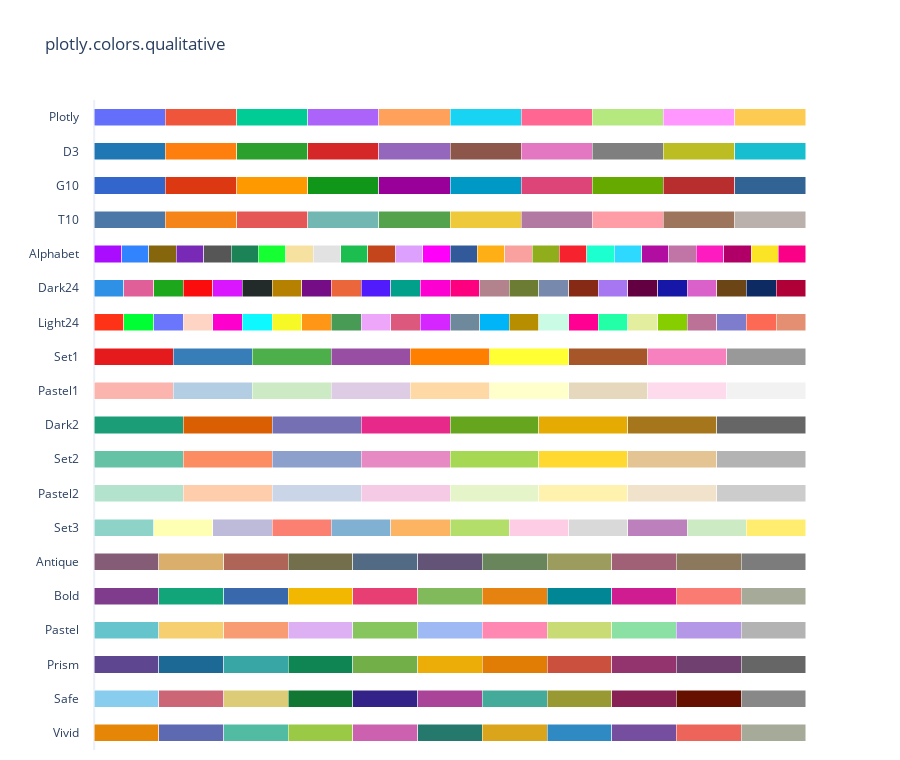

Source (notebook cell):
### Markdown cell above
### Plotly color swatches

### Code cell
import plotly.express as px

#fig = px.colors.sequential.swatches()
fig = px.colors.qualitative.swatches()
fig.show()

# color_discrete_sequence=px.colors.sequential.Plasma_r

### Figure 1 — Plotly figure (JSON) as saved in the notebook; plotly's stock layout.template omitted (floating-point values rounded to 4 significant figures)
{"data": [{"customdata": [0, 1, 2, 3, 4, 5, 6, 7, 8, 9, 10], "hovertemplate": "%{y}[%{customdata}] = %{marker.color}<extra></extra>", "marker": {"color": ["rgb(229, 134, 6)", "rgb(93, 105, 177)", "rgb(82, 188, 163)", "rgb(153, 201, 69)", "rgb(204, 97, 176)", "rgb(36, 121, 108)", "rgb(218, 165, 27)", "rgb(47, 138, 196)", "rgb(118, 78, 159)", "rgb(237, 100, 90)", "rgb(165, 170, 153)"]}, "orientation": "h", "type": "bar", "x": [1, 1, 1, 1, 1, 1, 1, 1, 1, 1, 1], "y": ["Vivid", "Vivid", "Vivid", "Vivid", "Vivid", "Vivid", "Vivid", "Vivid", "Vivid", "Vivid", "Vivid"]}, {"customdata": [0, 1, 2, 3, 4, 5, 6, 7, 8, 9, 10], "hovertemplate": "%{y}[%{customdata}] = %{marker.color}<extra></extra>", "marker": {"color": ["rgb(136, 204, 238)", "rgb(204, 102, 119)", "rgb(221, 204, 119)", "rgb(17, 119, 51)", "rgb(51, 34, 136)", "rgb(170, 68, 153)", "rgb(68, 170, 153)", "rgb(153, 153, 51)", "rgb(136, 34, 85)", "rgb(102, 17, 0)", "rgb(136, 136, 136)"]}, "orientation": "h", "type": "bar", "x": [1, 1, 1, 1, 1, 1, 1, 1, 1, 1, 1], "y": ["Safe", "Safe", "Safe", "Safe", "Safe", "Safe", "Safe", "Safe", "Safe", "Safe", "Safe"]}, {"customdata": [0, 1, 2, 3, 4, 5, 6, 7, 8, 9, 10], "hovertemplate": "%{y}[%{customdata}] = %{marker.color}<extra></extra>", "marker": {"color": ["rgb(95, 70, 144)", "rgb(29, 105, 150)", "rgb(56, 166, 165)", "rgb(15, 133, 84)", "rgb(115, 175, 72)", "rgb(237, 173, 8)", "rgb(225, 124, 5)", "rgb(204, 80, 62)", "rgb(148, 52, 110)", "rgb(111, 64, 112)", "rgb(102, 102, 102)"]}, "orientation": "h", "type": "bar", "x": [1, 1, 1, 1, 1, 1, 1, 1, 1, 1, 1], "y": ["Prism", "Prism", "Prism", "Prism", "Prism", "Prism", "Prism", "Prism", "Prism", "Prism", "Prism"]}, {"customdata": [0, 1, 2, 3, 4, 5, 6, 7, 8, 9, 10], "hovertemplate": "%{y}[%{customdata}] = %{marker.color}<extra></extra>", "marker": {"color": ["rgb(102, 197, 204)", "rgb(246, 207, 113)", "rgb(248, 156, 116)", "rgb(220, 176, 242)", "rgb(135, 197, 95)", "rgb(158, 185, 243)", "rgb(254, 136, 177)", "rgb(201, 219, 116)", "rgb(139, 224, 164)", "rgb(180, 151, 231)", "rgb(179, 179, 179)"]}, "orientation": "h", "type": "bar", "x": [1, 1, 1, 1, 1, 1, 1, 1, 1, 1, 1], "y": ["Pastel", "Pastel", "Pastel", "Pastel", "Pastel", "Pastel", "Pastel", "Pastel", "Pastel", "Pastel", "Pastel"]}, {"customdata": [0, 1, 2, 3, 4, 5, 6, 7, 8, 9, 10], "hovertemplate": "%{y}[%{customdata}] = %{marker.color}<extra></extra>", "marker": {"color": ["rgb(127, 60, 141)", "rgb(17, 165, 121)", "rgb(57, 105, 172)", "rgb(242, 183, 1)", "rgb(231, 63, 116)", "rgb(128, 186, 90)", "rgb(230, 131, 16)", "rgb(0, 134, 149)", "rgb(207, 28, 144)", "rgb(249, 123, 114)", "rgb(165, 170, 153)"]}, "orientation": "h", "type": "bar", "x": [1, 1, 1, 1, 1, 1, 1, 1, 1, 1, 1], "y": ["Bold", "Bold", "Bold", "Bold", "Bold", "Bold", "Bold", "Bold", "Bold", "Bold", "Bold"]}, {"customdata": [0, 1, 2, 3, 4, 5, 6, 7, 8, 9, 10], "hovertemplate": "%{y}[%{customdata}] = %{marker.color}<extra></extra>", "marker": {"color": ["rgb(133, 92, 117)", "rgb(217, 175, 107)", "rgb(175, 100, 88)", "rgb(115, 111, 76)", "rgb(82, 106, 131)", "rgb(98, 83, 119)", "rgb(104, 133, 92)", "rgb(156, 156, 94)", "rgb(160, 97, 119)", "rgb(140, 120, 93)", "rgb(124, 124, 124)"]}, "orientation": "h", "type": "bar", "x": [1, 1, 1, 1, 1, 1, 1, 1, 1, 1, 1], "y": ["Antique", "Antique", "Antique", "Antique", "Antique", "Antique", "Antique", "Antique", "Antique", "Antique", "Antique"]}, {"customdata": [0, 1, 2, 3, 4, 5, 6, 7, 8, 9, 10, 11], "hovertemplate": "%{y}[%{customdata}] = %{marker.color}<extra></extra>", "marker": {"color": ["rgb(141,211,199)", "rgb(255,255,179)", "rgb(190,186,218)", "rgb(251,128,114)", "rgb(128,177,211)", "rgb(253,180,98)", "rgb(179,222,105)", "rgb(252,205,229)", "rgb(217,217,217)", "rgb(188,128,189)", "rgb(204,235,197)", "rgb(255,237,111)"]}, "orientation": "h", "type": "bar", "x": [1, 1, 1, 1, 1, 1, 1, 1, 1, 1, 1, 1], "y": ["Set3", "Set3", "Set3", "Set3", "Set3", "Set3", "Set3", "Set3", "Set3", "Set3", "Set3", "Set3"]}, {"customdata": [0, 1, 2, 3, 4, 5, 6, 7], "hovertemplate": "%{y}[%{customdata}] = %{marker.color}<extra></extra>", "marker": {"color": ["rgb(179,226,205)", "rgb(253,205,172)", "rgb(203,213,232)", "rgb(244,202,228)", "rgb(230,245,201)", "rgb(255,242,174)", "rgb(241,226,204)", "rgb(204,204,204)"]}, "orientation": "h", "type": "bar", "x": [1, 1, 1, 1, 1, 1, 1, 1], "y": ["Pastel2", "Pastel2", "Pastel2", "Pastel2", "Pastel2", "Pastel2", "Pastel2", "Pastel2"]}, {"customdata": [0, 1, 2, 3, 4, 5, 6, 7], "hovertemplate": "%{y}[%{customdata}] = %{marker.color}<extra></extra>", "marker": {"color": ["rgb(102,194,165)", "rgb(252,141,98)", "rgb(141,160,203)", "rgb(231,138,195)", "rgb(166,216,84)", "rgb(255,217,47)", "rgb(229,196,148)", "rgb(179,179,179)"]}, "orientation": "h", "type": "bar", "x": [1, 1, 1, 1, 1, 1, 1, 1], "y": ["Set2", "Set2", "Set2", "Set2", "Set2", "Set2", "Set2", "Set2"]}, {"customdata": [0, 1, 2, 3, 4, 5, 6, 7], "hovertemplate": "%{y}[%{customdata}] = %{marker.color}<extra></extra>", "marker": {"color": ["rgb(27,158,119)", "rgb(217,95,2)", "rgb(117,112,179)", "rgb(231,41,138)", "rgb(102,166,30)", "rgb(230,171,2)", "rgb(166,118,29)", "rgb(102,102,102)"]}, "orientation": "h", "type": "bar", "x": [1, 1, 1, 1, 1, 1, 1, 1], "y": ["Dark2", "Dark2", "Dark2", "Dark2", "Dark2", "Dark2", "Dark2", "Dark2"]}, {"customdata": [0, 1, 2, 3, 4, 5, 6, 7, 8], "hovertemplate": "%{y}[%{customdata}] = %{marker.color}<extra></extra>", "marker": {"color": ["rgb(251,180,174)", "rgb(179,205,227)", "rgb(204,235,197)", "rgb(222,203,228)", "rgb(254,217,166)", "rgb(255,255,204)", "rgb(229,216,189)", "rgb(253,218,236)", "rgb(242,242,242)"]}, "orientation": "h", "type": "bar", "x": [1, 1, 1, 1, 1, 1, 1, 1, 1], "y": ["Pastel1", "Pastel1", "Pastel1", "Pastel1", "Pastel1", "Pastel1", "Pastel1", "Pastel1", "Pastel1"]}, {"customdata": [0, 1, 2, 3, 4, 5, 6, 7, 8], "hovertemplate": "%{y}[%{customdata}] = %{marker.color}<extra></extra>", "marker": {"color": ["rgb(228,26,28)", "rgb(55,126,184)", "rgb(77,175,74)", "rgb(152,78,163)", "rgb(255,127,0)", "rgb(255,255,51)", "rgb(166,86,40)", "rgb(247,129,191)", "rgb(153,153,153)"]}, "orientation": "h", "type": "bar", "x": [1, 1, 1, 1, 1, 1, 1, 1, 1], "y": ["Set1", "Set1", "Set1", "Set1", "Set1", "Set1", "Set1", "Set1", "Set1"]}, {"customdata": [0, 1, 2, 3, 4, 5, 6, 7, 8, 9, 10, 11, 12, 13, 14, 15, 16, 17, 18, 19, 20, 21, 22, 23], "hovertemplate": "%{y}[%{customdata}] = %{marker.color}<extra></extra>", "marker": {"color": ["#FD3216", "#00FE35", "#6A76FC", "#FED4C4", "#FE00CE", "#0DF9FF", "#F6F926", "#FF9616", "#479B55", "#EEA6FB", "#DC587D", "#D626FF", "#6E899C", "#00B5F7", "#B68E00", "#C9FBE5", "#FF0092", "#22FFA7", "#E3EE9E", "#86CE00", "#BC7196", "#7E7DCD", "#FC6955", "#E48F72"]}, "orientation": "h", "type": "bar", "x": [1, 1, 1, 1, 1, 1, 1, 1, 1, 1, 1, 1, 1, 1, 1, 1, 1, 1, 1, 1, 1, 1, 1, 1], "y": ["Light24", "Light24", "Light24", "Light24", "Light24", "Light24", "Light24", "Light24", "Light24", "Light24", "Light24", "Light24", "Light24", "Light24", "Light24", "Light24", "Light24", "Light24", "Light24", "Light24", "Light24", "Light24", "Light24", "Light24"]}, {"customdata": [0, 1, 2, 3, 4, 5, 6, 7, 8, 9, 10, 11, 12, 13, 14, 15, 16, 17, 18, 19, 20, 21, 22, 23], "hovertemplate": "%{y}[%{customdata}] = %{marker.color}<extra></extra>", "marker": {"color": ["#2E91E5", "#E15F99", "#1CA71C", "#FB0D0D", "#DA16FF", "#222A2A", "#B68100", "#750D86", "#EB663B", "#511CFB", "#00A08B", "#FB00D1", "#FC0080", "#B2828D", "#6C7C32", "#778AAE", "#862A16", "#A777F1", "#620042", "#1616A7", "#DA60CA", "#6C4516", "#0D2A63", "#AF0038"]}, "orientation": "h", "type": "bar", "x": [1, 1, 1, 1, 1, 1, 1, 1, 1, 1, 1, 1, 1, 1, 1, 1, 1, 1, 1, 1, 1, 1, 1, 1], "y": ["Dark24", "Dark24", "Dark24", "Dark24", "Dark24", "Dark24", "Dark24", "Dark24", "Dark24", "Dark24", "Dark24", "Dark24", "Dark24", "Dark24", "Dark24", "Dark24", "Dark24", "Dark24", "Dark24", "Dark24", "Dark24", "Dark24", "Dark24", "Dark24"]}, {"customdata": [0, 1, 2, 3, 4, 5, 6, 7, 8, 9, 10, 11, 12, 13, 14, 15, 16, 17, 18, 19, 20, 21, 22, 23, 24, 25], "hovertemplate": "%{y}[%{customdata}] = %{marker.color}<extra></extra>", "marker": {"color": ["#AA0DFE", "#3283FE", "#85660D", "#782AB6", "#565656", "#1C8356", "#16FF32", "#F7E1A0", "#E2E2E2", "#1CBE4F", "#C4451C", "#DEA0FD", "#FE00FA", "#325A9B", "#FEAF16", "#F8A19F", "#90AD1C", "#F6222E", "#1CFFCE", "#2ED9FF", "#B10DA1", "#C075A6", "#FC1CBF", "#B00068", "#FBE426", "#FA0087"]}, "orientation": "h", "type": "bar", "x": [1, 1, 1, 1, 1, 1, 1, 1, 1, 1, 1, 1, 1, 1, 1, 1, 1, 1, 1, 1, 1, 1, 1, 1, 1, 1], "y": ["Alphabet", "Alphabet", "Alphabet", "Alphabet", "Alphabet", "Alphabet", "Alphabet", "Alphabet", "Alphabet", "Alphabet", "Alphabet", "Alphabet", "Alphabet", "Alphabet", "Alphabet", "Alphabet", "Alphabet", "Alphabet", "Alphabet", "Alphabet", "Alphabet", "Alphabet", "Alphabet", "Alphabet", "Alphabet", "Alphabet"]}, {"customdata": [0, 1, 2, 3, 4, 5, 6, 7, 8, 9], "hovertemplate": "%{y}[%{customdata}] = %{marker.color}<extra></extra>", "marker": {"color": ["#4C78A8", "#F58518", "#E45756", "#72B7B2", "#54A24B", "#EECA3B", "#B279A2", "#FF9DA6", "#9D755D", "#BAB0AC"]}, "orientation": "h", "type": "bar", "x": [1, 1, 1, 1, 1, 1, 1, 1, 1, 1], "y": ["T10", "T10", "T10", "T10", "T10", "T10", "T10", "T10", "T10", "T10"]}, {"customdata": [0, 1, 2, 3, 4, 5, 6, 7, 8, 9], "hovertemplate": "%{y}[%{customdata}] = %{marker.color}<extra></extra>", "marker": {"color": ["#3366CC", "#DC3912", "#FF9900", "#109618", "#990099", "#0099C6", "#DD4477", "#66AA00", "#B82E2E", "#316395"]}, "orientation": "h", "type": "bar", "x": [1, 1, 1, 1, 1, 1, 1, 1, 1, 1], "y": ["G10", "G10", "G10", "G10", "G10", "G10", "G10", "G10", "G10", "G10"]}, {"customdata": [0, 1, 2, 3, 4, 5, 6, 7, 8, 9], "hovertemplate": "%{y}[%{customdata}] = %{marker.color}<extra></extra>", "marker": {"color": ["#1F77B4", "#FF7F0E", "#2CA02C", "#D62728", "#9467BD", "#8C564B", "#E377C2", "#7F7F7F", "#BCBD22", "#17BECF"]}, "orientation": "h", "type": "bar", "x": [1, 1, 1, 1, 1, 1, 1, 1, 1, 1], "y": ["D3", "D3", "D3", "D3", "D3", "D3", "D3", "D3", "D3", "D3"]}, {"customdata": [0, 1, 2, 3, 4, 5, 6, 7, 8, 9], "hovertemplate": "%{y}[%{customdata}] = %{marker.color}<extra></extra>", "marker": {"color": ["#636EFA", "#EF553B", "#00CC96", "#AB63FA", "#FFA15A", "#19D3F3", "#FF6692", "#B6E880", "#FF97FF", "#FECB52"]}, "orientation": "h", "type": "bar", "x": [1, 1, 1, 1, 1, 1, 1, 1, 1, 1], "y": ["Plotly", "Plotly", "Plotly", "Plotly", "Plotly", "Plotly", "Plotly", "Plotly", "Plotly", "Plotly"]}], "layout": {"bargap": 0.5, "barmode": "stack", "barnorm": "fraction", "height": 760, "margin": {"b": 10}, "showlegend": false, "title": {"text": "plotly.colors.qualitative"}, "xaxis": {"range": [-0.02, 1.02], "showgrid": false, "showticklabels": false}}}
